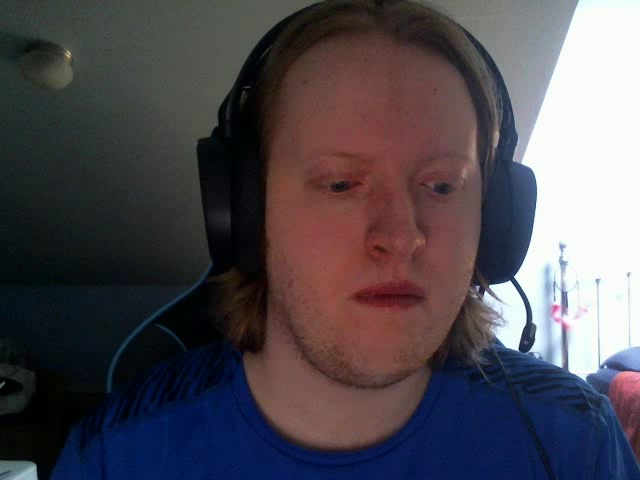
#> input picture output/output0_1.jpg, 640 x 480 px, given in place of output0_0.jpg, which was not available
$ python StokesJ_CompVision_Midterm.py   (older library calls are emulated)
#> lines starting #> are read from the running program, lines starting #| are printed output that depends on the picture; pictures that were not available may be replaced by others from this repository, and a replacement may not be noted
#Name: Jeff Stokes
#Date: 10/01/2020
#Midterm - Computer Vision
#Instructor: Gil Gallegos, gil.gallegos@gmail.com
#TA: Rahim Ullah, rullah@live.nmhu.edu

#Import necessary libaries
import cv2
import numpy as np
from matplotlib import pyplot as plt

#Initialize variables and array for section D
N = 100
edge_count = 0
pixel_count = 0
density_array = np.zeros([N,1])

for i in range(N):

	#Section B

	#read in images and convert to grayscale using openCV
	img = cv2.imread("output/output0_"+str(i)+".jpg")
#> img is the input picture: shape (480, 640, 3); mean B, G, R 81.2, 74.6, 79.8
	imgGray = cv2.cvtColor(img, cv2.COLOR_BGR2GRAY)
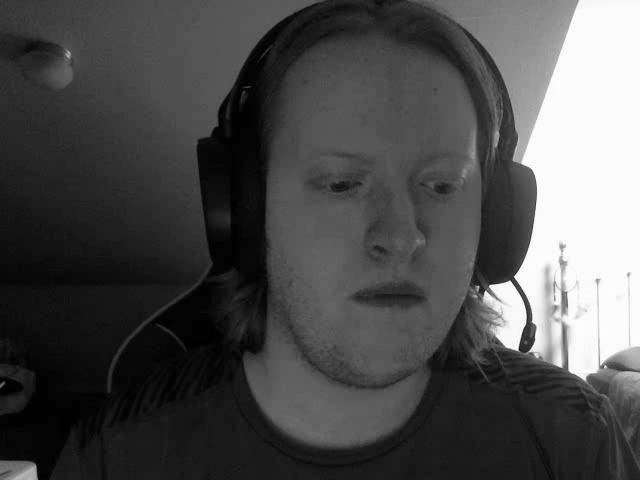
#> imgGray: shape (480, 640); min 0, max 255, mean 76.9

	#find edges of images with laplacian method
	lap = cv2.Laplacian(imgGray, cv2.CV_64F, ksize=3)
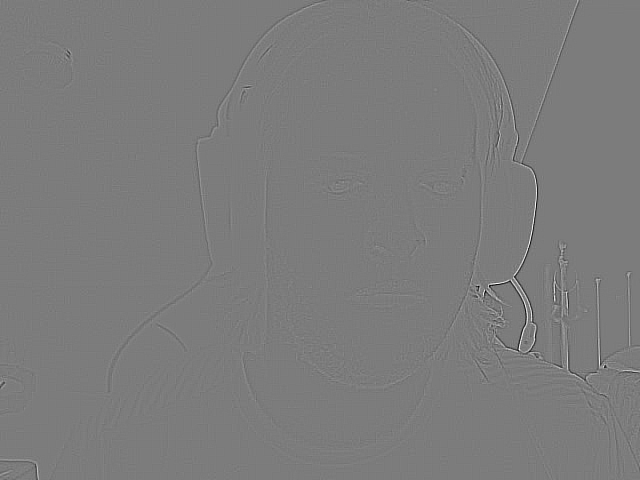
#> lap: shape (480, 640) float64; min -696, max 732, mean 0; drawn with min black and max white
	lap = np.uint8(np.absolute(lap))
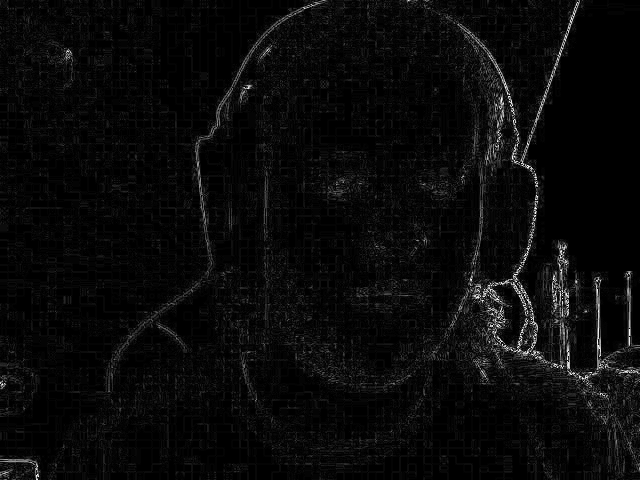
#> lap: shape (480, 640); min 0, max 254, mean 9.9

	#find threshold of images
	retval, thresh = cv2.threshold(lap, 25, 255, cv2.THRESH_BINARY)
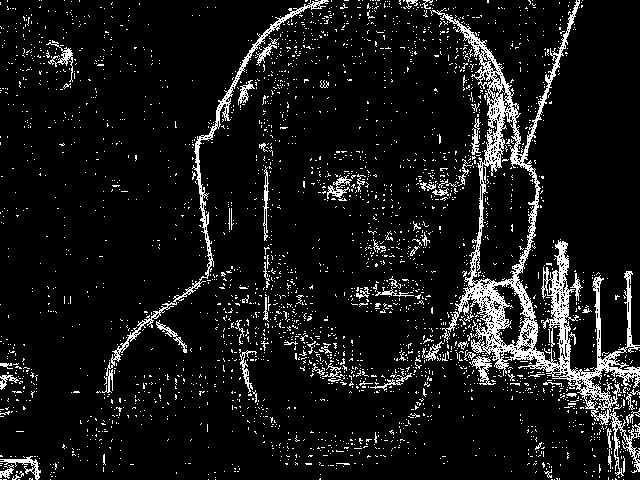
#> thresh: shape (480, 640); 8.7% white in thin lines or dots

	#invert with bitwise_not
	invert = cv2.bitwise_not(thresh)
#> invert: shape (480, 640); 91.3% white; black in thin lines or dots

	#write out one of every 20 frames to file (5 total per segment)
	if i % 20 == 0:
		cv2.imwrite("results/grayscale/grayimg_"+str(i)+".jpg", imgGray)
		cv2.imwrite("results/laplacian/lap_"+str(i)+".jpg", lap)
		cv2.imwrite("results/threshold/thresh_"+str(i)+".jpg", thresh)
		cv2.imwrite("results/inverted/inverted_"+str(i)+".jpg", invert)

	#Section C
	#analyze all inverted frames to count black and white pixels as histograms, saving every 20th to file
	hist = cv2.calcHist([invert],[0],None,[256],[0,256])
#> hist = 256 values, max 280522 at index 255, min 0 at index 1, mean 1200
	if i % 5 == 0:
		plt.plot(hist)
		plt.title("Histogram of inverted frame " + str(i))
		plt.ylabel("Number of pixels")
		plt.xlabel("Pixel intensity")
		plt.savefig("results/histograms/histogram_frame_"+str(i)+".png")
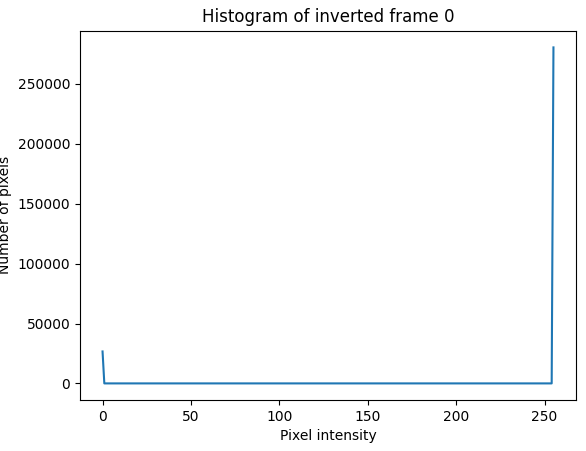
#> figure drawn by matplotlib, 1 panel; curve peaks at x = 255, y = 280522
		plt.close()

	#Section D
	#calculate density via dividing black pixels (edges) from histogram by all in histogram
	edge_count += hist[0]
#> edge_count = [26678]
	pixel_count += (edge_count + hist[-1])
#> pixel_count = [307200]
	density = edge_count/pixel_count
#> density = [0.0868]
#> pass 3 of the loop `for i in range(N):`:
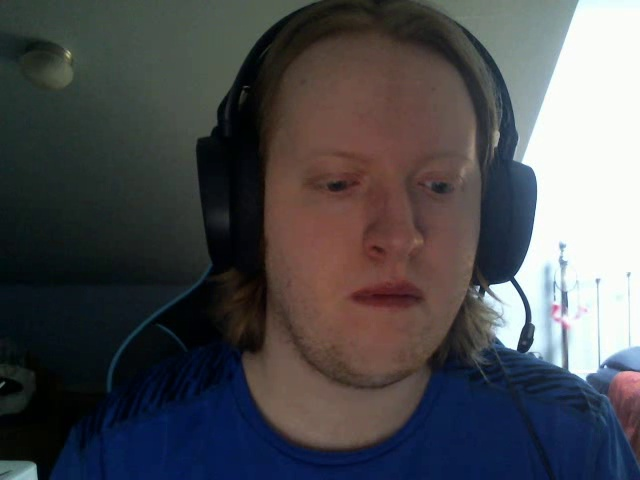
#> input picture output/output0_10.jpg, 640 x 480 px, given in place of output0_2.jpg, which was not available
#> img is the input picture: shape (480, 640, 3); mean B, G, R 80.2, 76.8, 76.4
#> `lap = cv2.Laplacian(imgGray, cv2.CV_64F, ksize=3)`:
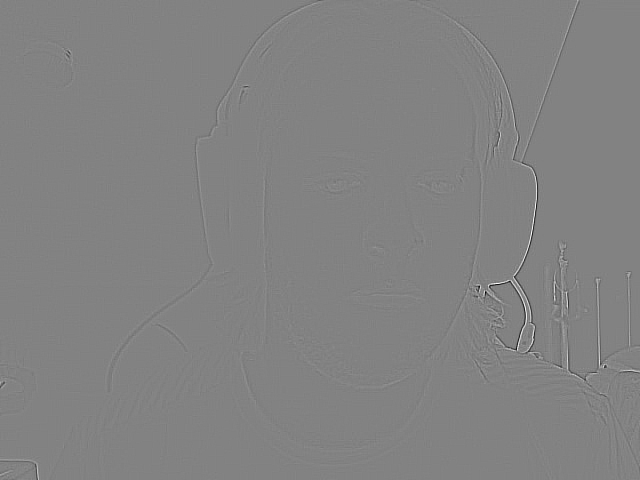
#> lap: shape (480, 640) float64; min -770, max 734, mean 0; drawn with min black and max white
#> `retval, thresh = cv2.threshold(lap, 25, 255, cv2.THRESH_BINARY)`:
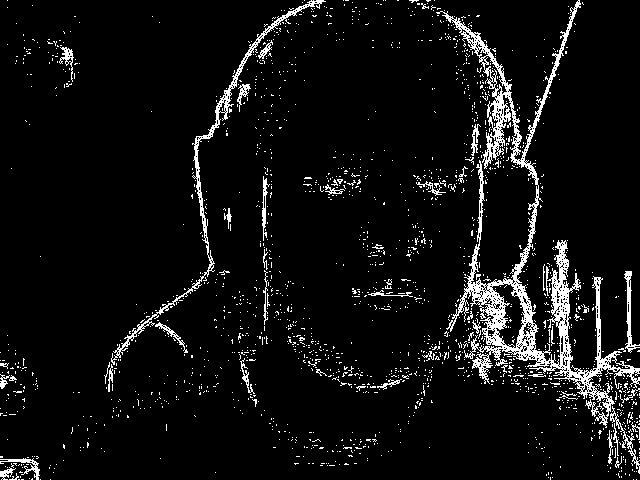
#> thresh: shape (480, 640); 6.5% white in thin lines or dots
#> invert: shape (480, 640); 93.5% white; black in thin lines or dots
#> hist = 256 values, max 287369 at index 255, min 0 at index 1, mean 1200
#> edge_count = [73187]
#> pixel_count = [1001634]
#> density = [0.0731]
#> (the run stopped early here; a loop or call above may not have finished)
